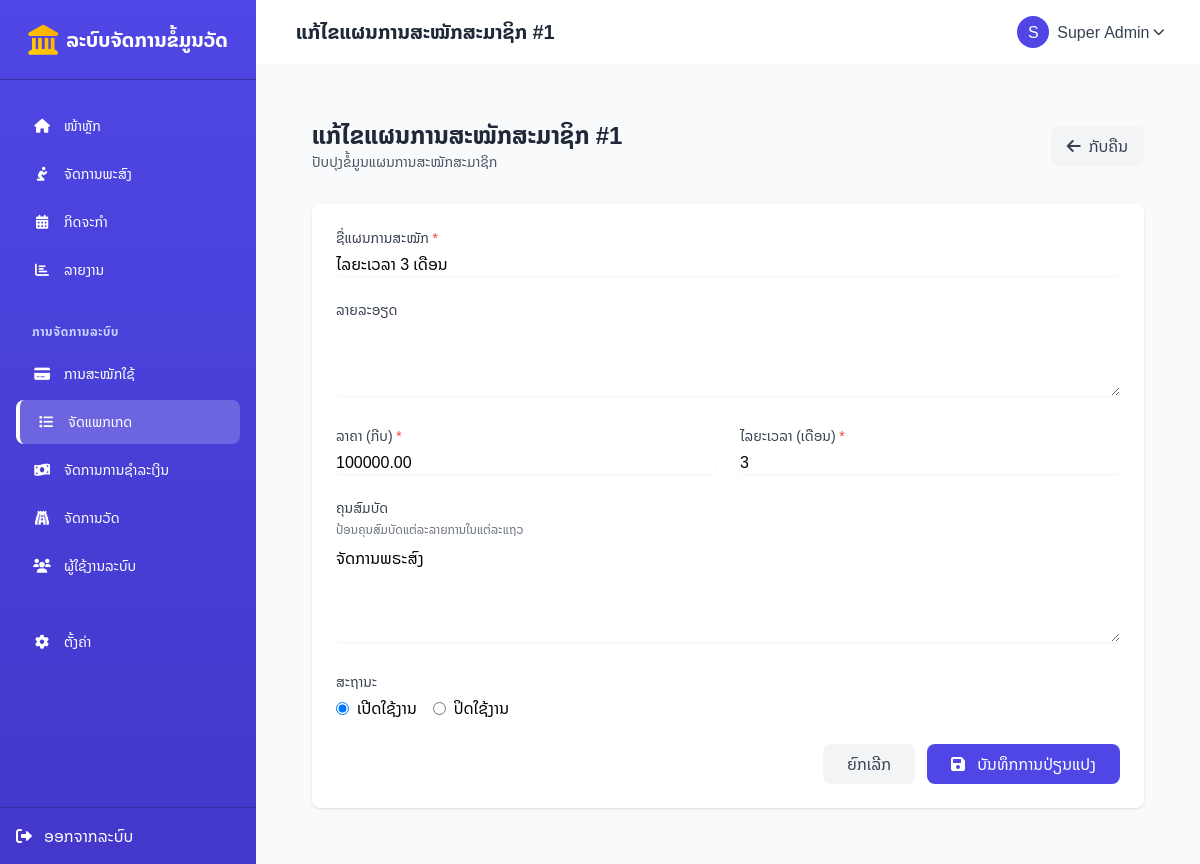
/subscription_plans/edit.php?id=1 (signed in), run on the app's committed database.
### tables this page shows
CREATE TABLE `subscription_plans` (
  `id` int(11) NOT NULL,
  `name` varchar(100) NOT NULL,
  `description` text DEFAULT NULL,
  `price` decimal(10,2) NOT NULL DEFAULT 0.00,
  `duration_months` int(11) NOT NULL DEFAULT 1,
  `features` text DEFAULT NULL,
  `status` enum('active','inactive') NOT NULL DEFAULT 'active',
  `created_at` datetime NOT NULL DEFAULT current_timestamp(),
  `updated_at` timestamp NULL DEFAULT current_timestamp() ON UPDATE current_timestamp()
);

### config/base_url.php (called while the page is built)
<?php
$base_url = "http://localhost/temples/";
?>

### subscription_plans/edit.php (the view, shortened to what this page needs)
<?php
require_once '../config/db.php';
require_once '../config/base_url.php';
$plan_id = (int)$_GET['id'];
try {
    $sql = "SELECT * FROM subscription_plans WHERE id = ?";
    $stmt = $pdo->prepare($sql);
    $stmt->execute([$plan_id]);
    $plan = $stmt->fetch();
} catch (PDOException $e) {
    $_SESSION['error'] = "ເກີດຂໍ້ຜິດພາດໃນການດຶງຂໍ້ມູນ: " . $e->getMessage();
    header('Location: ' . $base_url . 'subscription_plans/');
    exit;
}
$form_data = [
    'name' => $plan['name'],
    'description' => $plan['description'],
    'price' => $plan['price'],
    'duration_months' => $plan['duration_months'],
    'features' => $plan['features'],
    'status' => $plan['status']
];
require_once '../includes/header.php';
?>
<div class="max-w-4xl mx-auto px-4 sm:px-6 lg:px-8 py-8">
    <div class="flex justify-between items-center mb-8">
        <div>
            <h1 class="text-2xl font-bold text-gray-800">ແກ້ໄຂແຜນການສະໝັກສະມາຊິກ #<?= $plan_id ?></h1>
            <p class="text-sm text-gray-600">ປັບປຸງຂໍ້ມູນແຜນການສະໝັກສະມາຊິກ</p>
        </div>
        <div>
            <a href="<?= $base_url ?>subscription_plans/" class="bg-gray-100 hover:bg-gray-200 text-gray-700 py-2 px-4 rounded-lg flex items-center transition">
                <i class="fas fa-arrow-left mr-2"></i> ກັບຄືນ
            </a>
        </div>
    </div>
    <div class="bg-white rounded-lg shadow overflow-hidden">
        <form action="<?= $_SERVER['PHP_SELF'] ?>?id=<?= $plan_id ?>" method="POST" class="p-6">
            <div class="mb-6">
                <label for="name" class="block text-sm font-medium text-gray-700 mb-1">ຊື່ແຜນການສະໝັກ <span class="text-red-500">*</span></label>
                <input type="text" name="name" id="name" class="form-input rounded-md shadow-sm w-full" value="<?= htmlspecialchars($form_data['name']) ?>" required>
            </div>
            <div class="mb-6">
                <label for="description" class="block text-sm font-medium text-gray-700 mb-1">ລາຍລະອຽດ</label>
                <textarea name="description" id="description" rows="3" class="form-textarea rounded-md shadow-sm w-full"><?= htmlspecialchars($form_data['description']) ?></textarea>
            </div>
            <div class="grid grid-cols-1 md:grid-cols-2 gap-6 mb-6">
                <div>
                    <label for="price" class="block text-sm font-medium text-gray-700 mb-1">ລາຄາ (ກີບ) <span class="text-red-500">*</span></label>
                    <input type="number" name="price" id="price" class="form-input rounded-md shadow-sm w-full" min="0" step="1000" value="<?= $form_data['price'] ?>" required>
                </div>
                <div>
                    <label for="duration_months" class="block text-sm font-medium text-gray-700 mb-1">ໄລຍະເວລາ (ເດືອນ) <span class="text-red-500">*</span></label>
                    <input type="number" name="duration_months" id="duration_months" class="form-input rounded-md shadow-sm w-full" min="1" value="<?= $form_data['duration_months'] ?>" required>
                </div>
            </div>
            <div class="mb-6">
                <label for="features" class="block text-sm font-medium text-gray-700 mb-1">ຄຸນສົມບັດ</label>
                <p class="text-xs text-gray-500 mb-2">ປ້ອນຄຸນສົມບັດແຕ່ລະລາຍການໃນແຕ່ລະແຖວ</p>
                <textarea name="features" id="features" rows="4" class="form-textarea rounded-md shadow-sm w-full" placeholder="- ຄຸນສົມບັດທີ 1&#10;- ຄຸນສົມບັດທີ 2&#10;- ຄຸນສົມບັດທີ 3"><?= htmlspecialchars($form_data['features']) ?></textarea>
            </div>
            <div class="mb-6">
                <label class="block text-sm font-medium text-gray-700 mb-1">ສະຖານະ</label>
                <div class="flex space-x-4">
                    <label class="inline-flex items-center">
                        <input type="radio" name="status" value="active" class="form-radio" <?= $form_data['status'] === 'active' ? 'checked' : '' ?>>
                        <span class="ml-2">ເປີດໃຊ້ງານ</span>
                    </label>
                    <label class="inline-flex items-center">
                        <input type="radio" name="status" value="inactive" class="form-radio" <?= $form_data['status'] === 'inactive' ? 'checked' : '' ?>>
                        <span class="ml-2">ປິດໃຊ້ງານ</span>
                    </label>
                </div>
            </div>
            <div class="flex justify-end space-x-3">
                <a href="<?= $base_url ?>subscription_plans/" class="px-6 py-2 bg-gray-100 hover:bg-gray-200 text-gray-700 rounded-lg transition">
                    ຍົກເລີກ
                </a>
                <button type="submit" class="px-6 py-2 bg-indigo-600 hover:bg-indigo-700 text-white rounded-lg transition">
                    <i class="fas fa-save mr-2"></i> ບັນທຶກການປ່ຽນແປງ
                </button>
            </div>
        </form>
    </div>
</div>
<?php
require_once '../includes/footer.php';
?>

### includes/header.php (style rules this page uses)
body { font-family: 'Noto Sans Lao', sans-serif; background-color: #F9FAFB; }

### data on the page
subscription_plans: name "ໄລຍະເວລາ 3 ເດືອນ", price "100000.00", duration_months "3", features "ຈັດການພຣະສົງ", status "☑ ເປີດໃຊ້ງານ", status "☐ ປິດໃຊ້ງານ"

### other printed values
$page_title "ແກ້ໄຂແຜນການສະໝັກສະມາຊິກ #1"
substr($_SESSION['user']['name'], 0, 1) "S"
$_SESSION['user']['name'] "Super Admin"
$plan_id "1"
